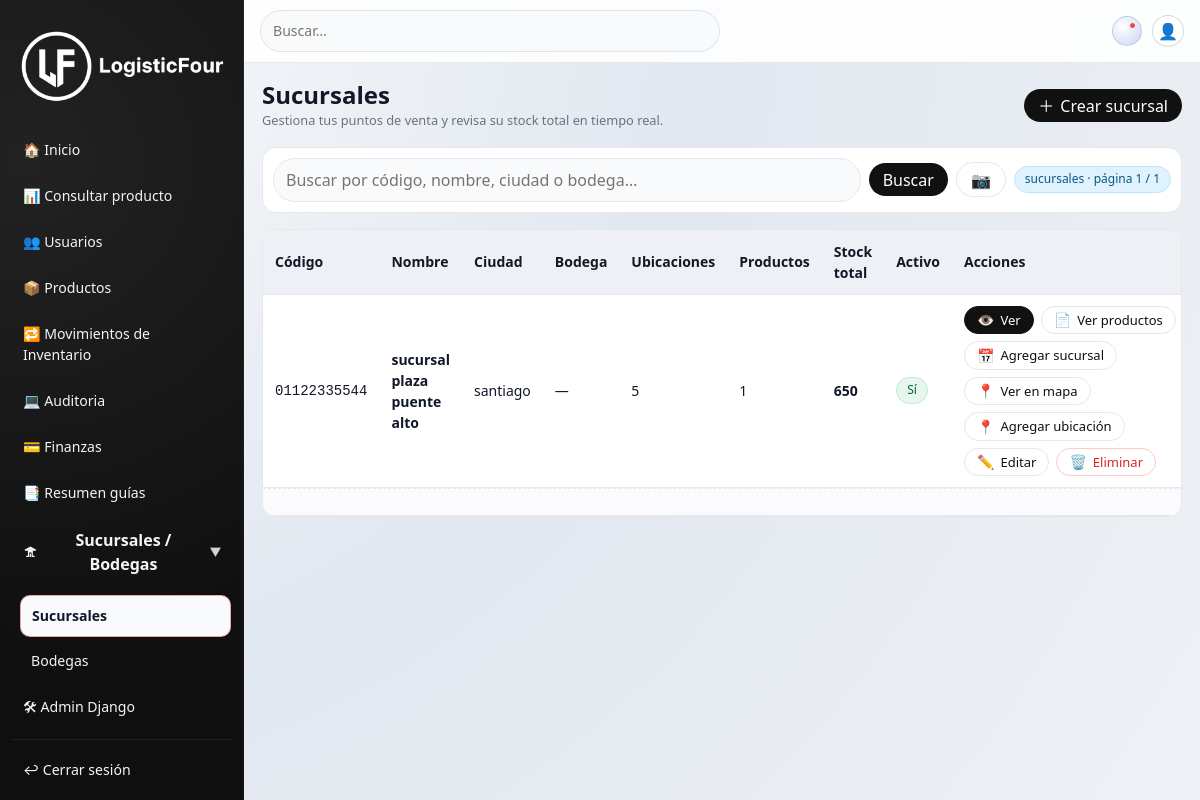
Page /sucursales/ (signed in) on the committed database.
### core/models.py (models this page shows, shortened)
class MarcaTiempo(models.Model):
    creado_en = models.DateTimeField(auto_now_add=True)
    actualizado_en = models.DateTimeField(auto_now=True)
    class Meta:
        abstract = True

class Sucursal(MarcaTiempo):
    codigo = models.CharField(max_length=30, unique=True)
    nombre = models.CharField(max_length=150)
    direccion = models.TextField(blank=True)
    ciudad = models.CharField(max_length=120, blank=True)
    region = models.CharField(max_length=120, blank=True)
    pais = models.CharField(max_length=120, default="Chile")
    activo = models.BooleanField(default=True)
    bodega = models.ForeignKey(
        Bodega,
        on_delete=models.SET_NULL,
        null=True,
        blank=True,
        related_name="sucursales",
    )
    productos = models.ManyToManyField(Producto, blank=True, related_name="sucursales")
    class Meta:
        db_table = "sucursales"

### core/views.py (the view, shortened to what this page needs)
# urls.py: path("sucursales/", views.SucursalListView.as_view(), name="sucursal-list"),
class SucursalListView(LoginRequiredMixin, ListView):
    model = Sucursal
    template_name = "core/sucursal_list.html"
    context_object_name = "sucursales"
    paginate_by = 20  # por defecto
    def get_paginate_by(self, queryset):
        try:
            size = int(self.request.GET.get("page_size", self.paginate_by))
        except (TypeError, ValueError):
            size = self.paginate_by
        return max(1, min(size, 100))
    def get_queryset(self):
        q = (self.request.GET.get("q") or "").strip()
        qs = (
            Sucursal.objects
            .select_related("bodega")
            .prefetch_related(
                "ubicaciones",                 # ubicaciones de la sucursal
                "ubicaciones__stocks__producto",  # stocks + producto
            )
            .annotate(
                total_stock=Coalesce(
                    Sum("ubicaciones__stocks__cantidad_disponible"),
                    Value(0, output_field=DecimalField(max_digits=20, decimal_places=6))
                ),
                ubicaciones_count=Count("ubicaciones", distinct=True),
                productos_count=Count(
                    "ubicaciones__stocks__producto",
                    filter=Q(ubicaciones__stocks__cantidad_disponible__gt=0),
                    distinct=True,
                ),
            )
            .only(
                "id", "codigo", "nombre", "ciudad", "region", "pais",
                "activo", "bodega__codigo", "bodega__nombre"
            )
            .order_by(Lower("codigo").asc())
        )
        return qs

### core/context_processors.py (called while the page is built)
def currency_context(request):
    current = request.session.get("currency", "CLP")
    return {
        "current_currency": current,
        "currency_supported": ["CLP", "USD"],
    }

### core/templates/core/sucursal_list.html (shortened to what this page needs)
{% extends "core/base.html" %}
{% load static %}
{% block content %}
<div class="lx-shell">
<div class="lx-page">
  <div class="lx-head">
    <div>
      <h1>Sucursales</h1>
      <p class="lx-head-sub">
        Gestiona tus puntos de venta y revisa su stock total en tiempo real.
      </p>
    </div>
    <div>
      {% if request.user.is_authenticated %}
        {% if request.user.is_superuser or request.user.perfil.rol == 'ADMIN' %}
          <a class="lx-btn" href="{% url 'sucursal-create' %}">
            <span aria-hidden="true">＋</span>
            Crear sucursal
          </a>
        {% endif %}
      {% endif %}
    </div>
  </div>
  <form method="get" action="{% url 'sucursal-list' %}" class="lx-filter" id="sucSearchForm" role="search">
    <input
      id="qInput"
      type="search"
      name="q"
      value="{{ q|default:'' }}"
      class="lx-input"
      placeholder="Buscar por código, nombre, ciudad o bodega…" />
    <button type="submit" class="lx-btn">Buscar</button>
    <button type="button" id="btnScanQ" class="lx-btn ghost" title="Escanear código">
      📷
    </button>
    <span class="lx-badge chip">
      {{ total }} sucursales · página {{ page_obj.number }} / {{ page_obj.paginator.num_pages }}
    </span>
  </form>
  <div class="lx-wrap">
    <table class="lx-table">
      <thead>
        <tr>
          <th>Código</th>
          <th>Nombre</th>
          <th>Ciudad</th>
          <th>Bodega</th>
          <th>Ubicaciones</th>
          <th>Productos</th>
          <th>Stock total</th>
          <th>Activo</th>
          <th class="lx-actions">Acciones</th>
        </tr>
      </thead>
<tbody id="rows-suc">
  {% for s in sucursales %}
  <tr>
    <td data-label="Código"><span class="mono">{{ s.codigo }}</span></td>
    <td data-label="Nombre"><strong>{{ s.nombre }}</strong></td>
    <td data-label="Ciudad">{{ s.ciudad|default:"—" }}</td>
    <td data-label="Bodega">
      {% if s.bodega %}
        {{ s.bodega.codigo }} — {{ s.bodega.nombre }}
      {% else %}
        —
      {% endif %}
    </td>
    <td data-label="Ubicaciones">{{ s.ubicaciones_count|default:0 }}</td>
    <td data-label="Productos">{{ s.productos_count|default:0 }}</td>
    <td data-label="Stock total"><strong>{{ s.total_stock|default:0|floatformat:0 }}</strong></td>
    <td data-label="Activo">
      {% if s.activo %}
        <span class="lx-badge ok">Sí</span>
      {% else %}
        <span class="lx-badge no">No</span>
      {% endif %}
    </td>
    <td class="lx-actions" data-label="Acciones">
      <div class="lx-acts">
        <button type="button"
                class="lx-act lx-act-main"
                data-target="s{{ s.pk }}"
                aria-controls="s{{ s.pk }}"
                aria-expanded="false">
          <span class="lx-act-icon">👁️</span>
          <span>Ver</span>
        </button>
        <a class="lx-act" href="{% url 'sucursal-productos' s.pk %}">
          <span class="lx-act-icon">📄</span>
          <span>Ver productos</span>
        </a>
        <a class="lx-act" href="{% url 'sucursal-create' %}">
          <span class="lx-act-icon">📅</span>
          <span>Agregar sucursal</span>
        </a>
        <button type="button"
                class="lx-act"
                onclick="showOnMap('{{ s.direccion|default:'' }} {{ s.ciudad|default:'' }} {{ s.region|default:'' }}')">
          <span class="lx-act-icon">📍</span>
          <span>Ver en mapa</span>
        </button>
        <a class="lx-act" href="{% url 'sucursal-ubicacion-add' s.pk %}">
          <span class="lx-act-icon">📍</span>
          <span>Agregar ubicación</span>
        </a>
        <a class="lx-act" href="{% url 'sucursal-edit' s.pk %}">
          <span class="lx-act-icon">✏️</span>
          <span>Editar</span>
        </a>
        <a class="lx-act lx-act-danger btn-del-suc"
           href="{% url 'sucursal-delete' s.pk %}"
           data-suc="{{ s.nombre }}"
           data-code="{{ s.codigo }}">
          <span class="lx-act-icon">🗑️</span>
          <span>Eliminar</span>
        </a>
      </div>
    </td>
  </tr>
  <tr id="s{{ s.pk }}" class="lx-expand-row">
    <td colspan="9">
      <div class="lx-expand" data-expand>
      </div>
    </td>
  </tr>
  {% empty %}
  <tr>
    <td colspan="9">No hay sucursales.</td>
  </tr>
  {% endfor %}
</tbody>
    </table>
  </div>
</div>
</div>
<link rel="stylesheet" href="https://unpkg.com/leaflet@1.9.4/dist/leaflet.css" />
{% endblock %}

### core/templates/core/base.html (style rules this page uses)
:root { --bg: #eef1f5; --panel: #ffffff; --ink: #111827; --muted: #6b7280; --line: rgba(15,23,42,.06); --ok: #16a34a; --warn: #ea580c; --sidebar-w: 244px; --brand: #E30613; --radius-lg: 14px; --radius-md: 10px; }
* { box-sizing:border-box }
html,body { height:100% }
body { margin:0; background: radial-gradient(circle at 0 0, #f8fafc 0%, #e2e8f0 48%, #eef1f5 100%); color:var(--ink); font-family: system-ui, -apple-system, BlinkMacSystemFont, "Segoe UI", sans-serif; max-width:100vw; overflow-x:hidden; }

### core/templates/core/sucursal_list.html (style rules this page uses)
:root { --ink: #111827; --muted: #6b7280; --line: #e5e7eb; --bg: #f5f7fb; --head: #eef0f6; --pri: #111; --pri-ink: #fff; --sec-bg: #fff; --sec-ink: #111; --danger: #dc2626; --accent-soft: #e0f2fe; }
.lx-shell { max-width:1200px; margin:0 auto; padding:18px 18px 26px; }
.lx-page { display: grid; gap: 16px; animation: pageIn .3s ease-out; }
.lx-head { display: flex; align-items: center; justify-content: space-between; gap: 12px; }
.lx-head h1 { margin: 0; font-weight: 800; font-size: clamp(1.4rem, 2vw, 1.7rem); }
.lx-head-sub { margin: 2px 0 0; font-size: .8rem; color: var(--muted); }
.lx-filter { background: #fff; border: 1px solid var(--line); border-radius: 14px; padding: 10px; display: flex; gap: 8px; align-items: center; flex-wrap: wrap; }
.lx-input { flex: 1 1 280px; min-width: 200px; padding: 9px 12px; border: 1px solid var(--line); border-radius: 999px; background: #f9fafb; outline: none; transition: box-shadow .12s ease, border .12s ease, background .12s ease; }
.lx-btn { background: var(--pri); color: var(--pri-ink); border: 0; border-radius: 999px; padding: 8.5px 14px 8px; cursor: pointer; text-decoration: none; display: inline-flex; align-items: center; gap: 6px; font-weight: 500; line-height: 1; transition: transform .12s ease, box-shadow .12s ease, background .12s ease; white-space: nowrap; }
.lx-btn.ghost { background: #fff; border: 1px solid var(--line); color: #111; border-radius: 999px; }
.lx-wrap { background: #fff; border: 1px solid var(--line); border-radius: 14px; overflow: hidden; }
.lx-table { width: 100%; border-collapse: separate; border-spacing: 0; font-size: 14px; }
.lx-table thead th { position: sticky; top: 0; background: var(--head); z-index: 1; text-align: left; padding: 11px 12px; font-weight: 700; border-bottom: 1px solid var(--line); }
.lx-table tbody tr { animation: fadeRow .25s ease; }
.lx-table tbody td { padding: 11px 12px; border-bottom: 1px solid var(--line); vertical-align: middle; }
.mono { font-family: ui-monospace, SFMono-Regular, Menlo, Monaco, Consolas, "Liberation Mono", "Courier New", monospace; }
.lx-badge { display: inline-flex; gap: 4px; align-items: center; padding: 3px 10px 4px; font-size: 12px; border-radius: 999px; border: 1px solid transparent; }
.lx-badge.ok { background: #e8f7ee; color: #065f46; border-color: #bfe7cb; }
.lx-badge.chip { background: var(--accent-soft); color: #075985; border-color: #bae6fd; }
.lx-actions { min-width: 260px; }
.lx-acts { display: flex; gap: 7px; align-items: center; flex-wrap: wrap; }
.lx-act { display: inline-flex; align-items: center; gap: 6px; padding: 6.5px 12px 6px; border-radius: 999px; font-size: 13px; line-height: 1; border: 1px solid var(--line); background: var(--sec-bg); color: var(--sec-ink); text-decoration: none; transition: background .12s ease, transform .12s ease, box-shadow .12s ease; white-space: nowrap; }
.lx-act-main { background: var(--pri); color: #fff; border-color: var(--pri); }
.lx-act-icon { font-size:14px; }
.lx-act-danger { background:#fff; color:var(--danger); border-color:#fecaca; }
.lx-expand-row td { padding: 0 !important; background: #fbfbfd; }
.lx-expand { border-top: 1px dashed var(--line); }

### rows in the picture
Sucursal: codigo "01122335544", nombre "sucursal plaza puente alto", ciudad "santiago", ubicaciones_count "5", productos_count "1", total_stock "650", activo "Sí"

### other values in the picture
{{ page_obj.number }} "1"
{{ page_obj.paginator.num_pages }} "1"
